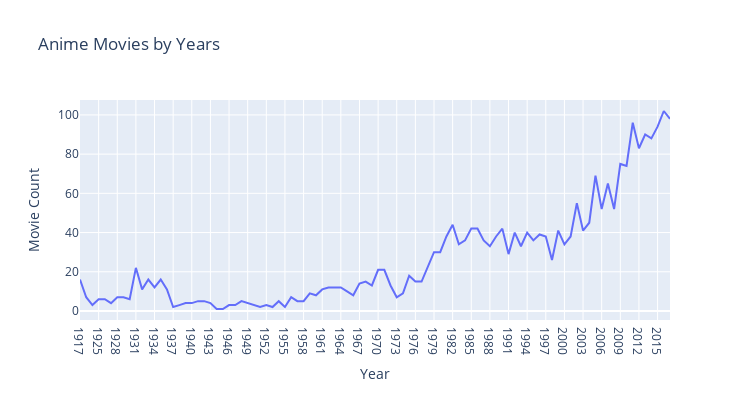

Notebook code for this chart:
### Code cell
fig = px.line(anime_movies_years, x="Year", y="Movie Count", 
              title='Anime Movies by Years', width=750, height=400)
fig.show()

### Figure 1 — Plotly figure (JSON) as saved in the notebook; plotly's stock layout.template omitted (floating-point values rounded to 4 significant figures)
{"data": [{"hovertemplate": "Year=%{x}<br>Movie Count=%{y}<extra></extra>", "legendgroup": "", "line": {"color": "#636efa", "dash": "solid"}, "marker": {"symbol": "circle"}, "mode": "lines", "name": "", "orientation": "v", "showlegend": false, "type": "scatter", "x": ["1917", "1918", "1924", "1925", "1926", "1927", "1928", "1929", "1930", "1931", "1932", "1933", "1934", "1935", "1936", "1937", "1938", "1939", "1940", "1941", "1942", "1943", "1944", "1945", "1946", "1947", "1948", "1949", "1950", "1951", "1952", "1953", "1954", "1955", "1956", "1957", "1958", "1959", "1960", "1961", "1962", "1963", "1964", "1965", "1966", "1967", "1968", "1969", "1970", "1971", "1972", "1973", "1974", "1975", "1976", "1977", "1978", "1979", "1980", "1981", "1982", "1983", "1984", "1985", "1986", "1987", "1988", "1989", "1990", "1991", "1992", "1993", "1994", "1995", "1996", "1997", "1998", "1999", "2000", "2001", "2002", "2003", "2004", "2005", "2006", "2007", "2008", "2009", "2010", "2011", "2012", "2013", "2014", "2015", "2016", "2017"], "xaxis": "x", "y": [16, 7, 3, 6, 6, 4, 7, 7, 6, 22, 11, 16, 12, 16, 11, 2, 3, 4, 4, 5, 5, 4, 1, 1, 3, 3, 5, 4, 3, 2, 3, 2, 5, 2, 7, 5, 5, 9, 8, 11, 12, 12, 12, 10, 8, 14, 15, 13, 21, 21, 13, 7, 9, 18, 15, 15, 23, 30, 30, 38, 44, 34, 36, 42, 42, 36, 33, 38, 42, 29, 40, 33, 40, 36, 39, 38, 26, 41, 34, 38, 55, 41, 45, 69, 52, 65, 52, 75, 74, 96, 83, 90, 88, 94, 102, 98], "yaxis": "y"}], "layout": {"height": 400, "legend": {"tracegroupgap": 0}, "title": {"text": "Anime Movies by Years"}, "width": 750, "xaxis": {"anchor": "y", "domain": [0, 1], "title": {"text": "Year"}}, "yaxis": {"anchor": "x", "domain": [0, 1], "title": {"text": "Movie Count"}}}}
